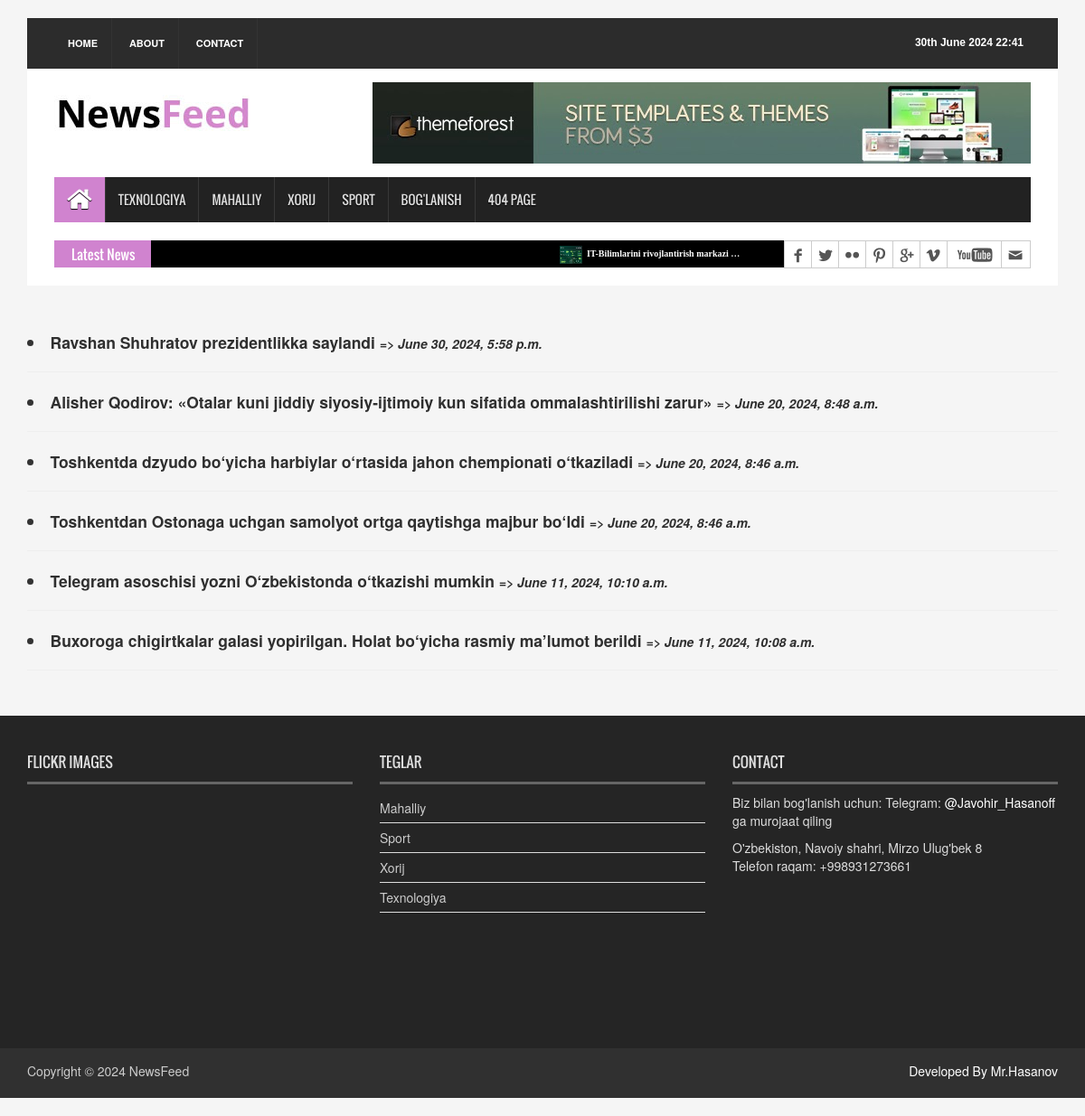
The app's page /local-news/ with its own data.
### news_app/models.py (models this page shows, shortened)
class News(models.Model):
    class Status(models.TextChoices):
        Draft = "DF", "Draft"
        Published = "PB", "Published"
    title = models.CharField(max_length=250)
    slug = models.SlugField(max_length=250)
    body = models.TextField()
    image = models.ImageField(upload_to='news/images')
    category = models.ForeignKey(
        Category, on_delete=models.CASCADE
    )
    publish_time = models.DateTimeField(default=timezone.now)
    created_time = models.DateTimeField(auto_now_add=True)
    updated_time = models.DateTimeField(auto_now=True)
    status = models.CharField(max_length=2,
                              choices=Status.choices,
                              default=Status.Draft)
    objects = models.Manager()  # default manager
    published = PublishedManager()
    class Meta:
        ordering = ["-publish_time"]
    def get_absolute_url(self):
        return reverse("news_detail_page", args=[self.slug])

class Category(models.Model):
    objects = None
    name = models.CharField(max_length=150)

### news_app/views.py (the view)
# urls.py: path('local-news/', LocalNewsView.as_view(), name='local_news_page'),
class LocalNewsView(ListView):
    model = News
    template_name = "news/local.html"
    context_object_name = "local_news"
    def get_queryset(self):
        news = self.model.published.all().filter(category__name='Mahalliy')
        return news

### news_app/context_processor.py (called while the page is built)
def latest_news(request):
    latest_news = News.published.all().order_by('-publish_time')[:4]
    categories = Category.objects.all()
    context = {
        "latest_news": latest_news,
        "categories": categories,
    }
    return context

### news_app/models.py (called while the page is built)
    def get_queryset(self):
        return super().get_queryset().filter(status=News.Status.Published)

### templates/news/local.html (shortened to what this page needs)
{% extends 'news/base.html' %}
{% load static %}
{% block content %}
    <div class="container" style="margin-top: 30px; margin-bottom: 30px;">
        {% for news in local_news %}
            <div class="article__title" style="font-weight: 600; font-size: 17.5px;">
                <li><a href="{{ news.get_absolute_url }}">{{ news.title }}   <i style="font-size: 14px;">=> {{ news.publish_time }}</i></a></li><hr>
            </div>
        {% endfor %}
    </div>
{% endblock content %}

### templates/news/base.html (shortened to what this page needs)
{% load static %}
<!DOCTYPE html>
<html lang="en">
<head>
<link rel="stylesheet" type="text/css" href="{% static 'css/bootstrap.min.css' %}">
<link rel="stylesheet" type="text/css" href="{% static 'css/font-awesome.min.css' %}">
<link rel="stylesheet" type="text/css" href="{% static 'css/animate.css' %}">
<link rel="stylesheet" type="text/css" href="{% static 'css/font.css' %}">
<link rel="stylesheet" type="text/css" href="{% static 'css/li-scroller.css' %}">
<link rel="stylesheet" type="text/css" href="{% static 'css/slick.css' %}">
<link rel="stylesheet" type="text/css" href="{% static 'css/jquery.fancybox.css' %}">
<link rel="stylesheet" type="text/css" href="{% static 'css/theme.css' %}">
<link rel="stylesheet" type="text/css" href="{% static 'css/style.css' %}">
</head>
<body>
    <div class="container">
      <header id="header">
        <div class="row">
          <div class="col-lg-12 col-md-12 col-sm-12">
            <div class="header_top">
              <div class="header_top_left">
                <ul class="top_nav">
                  <li><a href="{% url 'home_page' %}">Home</a></li>
                  <li><a href="{% url 'about_page' %}">About</a></li>
                  <li><a href="{% url 'contact_page' %}">Contact</a></li>
                </ul>
              </div>
              <div class="header_top_right">
                <p>{% now "jS F Y H:i" %}</p>
              </div>
            </div>
          </div>
          <div class="col-lg-12 col-md-12 col-sm-12">
            <div class="header_bottom">
              <div class="logo_area"><a href="{% url 'home_page' %}" class="logo"><img src="{% static 'images/logo.jpg' %}" alt=""></a></div>
              <div class="add_banner"><a href="#"><img src="{% static 'images/addbanner_728x90_V1.jpg' %}" alt=""></a></div>
            </div>
          </div>
        </div>
      </header>
      <section id="navArea">
        <nav class="navbar navbar-inverse" role="navigation">
          <div id="navbar" class="navbar-collapse collapse">
            <ul class="nav navbar-nav main_nav">
              <li class="active"><a href="{% url 'home_page' %}"><span class="fa fa-home desktop-home"></span><span class="mobile-show">Home</span></a></li>
              <li><a href="{% url 'technology_news_page' %}">TEXNOLOGIYA</a></li>
              <li><a href="{% url 'local_news_page' %}">MAHALLIY</a></li>
              <li><a href="{% url 'foreign_news_page' %}">XORIJ</a></li>
              <li><a href="{% url 'sport_news_page' %}">SPORT</a></li>
              <li><a href="{% url 'contact_page' %}">BOG'LANISH</a></li>
              <li><a href="{% url '404_page' %}">404 Page</a></li>
            </ul>
          </div>
        </nav>
      </section>
      <section id="newsSection">
        <div class="row">
          <div class="col-lg-12 col-md-12">
            <div class="latest_newsarea"> <span>Latest News</span>
              <ul id="ticker01" class="news_sticker">
                {% for news in latest_news %}
                <li><a href="#"><img src="{{ news.image.url }}" alt="">{{ news.title | truncatewords:3 }}</a></li>
                {% endfor %}
              </ul>
              <div class="social_area">
                <ul class="social_nav">
                  <li class="facebook"><a href="#"></a></li>
                  <li class="twitter"><a href="#"></a></li>
                  <li class="flickr"><a href="#"></a></li>
                  <li class="pinterest"><a href="#"></a></li>
                  <li class="googleplus"><a href="#"></a></li>
                  <li class="vimeo"><a href="#"></a></li>
                  <li class="youtube"><a href="#"></a></li>
                  <li class="mail"><a href="#"></a></li>
                </ul>
              </div>
            </div>
          </div>
        </div>
      </section>
    </div>
    {% block content %}
    {% endblock content %}
    <footer id="footer">
        <div class="footer_top">
          <div class="row">
            <div class="col-lg-4 col-md-4 col-sm-4">
              <div class="footer_widget wow fadeInLeftBig">
                <h2>Flickr Images</h2>
              </div>
            </div>
            <div class="col-lg-4 col-md-4 col-sm-4">
              <div class="footer_widget wow fadeInDown">
                <h2>Teglar</h2>
                <ul class="tag_nav">
                  {% for kategoriya in categories %}
                   <li><a href="{% url 'home_page' %}">{{ kategoriya.name }}</a></li>
                  {% endfor %}
                </ul>
              </div>
            </div>
            <div class="col-lg-4 col-md-4 col-sm-4">
              <div class="footer_widget wow fadeInRightBig">
                <h2>Contact</h2>
                <p>Biz bilan bog'lanish uchun: Telegram: <a href="https://t.me/Javohir_Hasanoff" style="color: white;">@Javohir_Hasanoff</a>  ga murojaat qiling</p>
                <address>
                  O'zbekiston, Navoiy shahri, Mirzo Ulug'bek 8 <br>
                  Telefon raqam: +998931273661
                </address>
              </div>
            </div>
          </div>
        </div>
        <div class="footer_bottom">
          <p class="copyright">Copyright &copy; 2024 <a href="{% url 'home_page' %}">NewsFeed</a></p>
          <p class="developer" style="color: white;">Developed By Mr.Hasanov</p>
        </div>
    </footer>
</body>
</html>

### static/css/li-scroller.css (style rules this page uses)
ul.newsticker { position:relative; left:750px; font:bold 10px Verdana; list-style-type:none; margin:0; padding:0 }
ul.newsticker li { float:left; margin:0; padding:0 }
ul.newsticker a { white-space:nowrap; padding:0; color:#fff; margin:0 50px 0 0 }
ul.newsticker a > img { height:20px; margin-right:5px; width:25px }

### static/css/theme.css (style rules this page uses)
.navbar-inverse .navbar-nav > .active > a, .navbar-inverse .navbar-nav > .active > a:hover, .navbar-inverse .navbar-nav > .active > a:focus { background-color:#d083cf }
.latest_newsarea span { background:none repeat scroll 0 0 #d083cf }

### records on screen
News: image (picture), title "IT-Bilimlarini rivojlantirish markazi …"
News: title "Ravshan Shuhratov prezidentlikka saylandi", publish_time "June 30, 2024, 5:58 p.m."
News: title "Alisher Qodirov: «Otalar kuni jiddiy siyosiy-ijtimoiy kun sifatida ommalashtirilishi zarur»", publish_time "June 20, 2024, 8:48 a.m."
News: title "Toshkentda dzyudo bo‘yicha harbiylar o‘rtasida jahon chempionati o‘tkaziladi", publish_time "June 20, 2024, 8:46 a.m."
News: title "Toshkentdan Ostonaga uchgan samolyot ortga qaytishga majbur bo‘ldi", publish_time "June 20, 2024, 8:46 a.m."
News: title "Telegram asoschisi yozni O‘zbekistonda o‘tkazishi mumkin", publish_time "June 11, 2024, 10:10 a.m."
News: title "Buxoroga chigirtkalar galasi yopirilgan. Holat bo‘yicha rasmiy ma’lumot berildi", publish_time "June 11, 2024, 10:08 a.m."
Category: name "Mahalliy"
Category: name "Sport"
Category: name "Xorij"
Category: name "Texnologiya"
